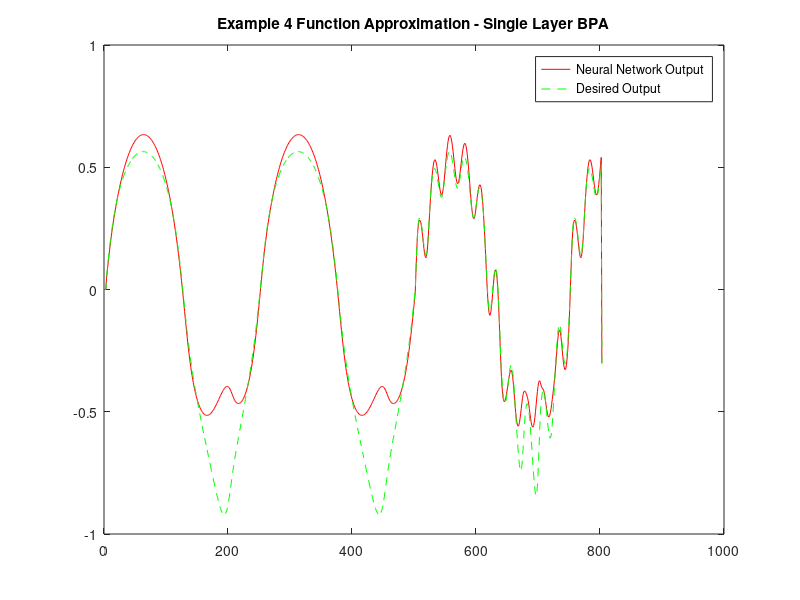

Here is the MATLAB script that generated this plot:
clc;
close all;
clear all;
a = 1; b = 1;
m0 = 5;
m1 = 20;
m2 = 1;
w1 = rand(m1,m0+1);%20 x 3
w2 = rand(m2,m1+1);%10 x 21
eta1 = 0.1;
yp = [0;0;0];
u = -1 + 2.*rand(50000,1);

for k=1:99998
    if k<50000
        p = [1;yp(end);yp(end-1);yp(end-2);u(k+1);u(k)];
        y = (yp(end)*yp(end-1)*yp(end-2)*u(k)*(yp(end-2) - 1) + u(k+1))/(1 + yp(end-2)^2 + yp(end-1)^2);
        
        %FORWARD PASS
        v1 = w1*p;%20 x 1 
        phi_v1 = a*tanh(b*v1); %20 x 1
        y1_k = [1 ; phi_v1];%21 x 1
        v2 = w2*y1_k; %10 x 1
        y2= v2 ;
        E = (yp(end)*yp(end-1)*yp(end-2)*u(k)*(yp(end-2) - 1) + u(k+1))/(1 + yp(end-2)^2 + yp(end-1)^2) - y2;
        phi_v2_diff = (1);
        phi_v1_diff = a*(1 - phi_v1.^2); % 20 x 1
   
        %BACKWARD PASS
    
        delta2 = E.*phi_v2_diff; % 1 x 1   
        delta_w2 = eta1.*delta2*(y1_k)'; % 1 x 11
        delta1 = (w2(:,2:length(w2))'*delta2).*(phi_v1_diff);
        delta_w1 = eta1.*delta1*(p)';
        
        %ERROR CALCULATION AND WEIGHT UPDATION
        
        
        w1 = w1 + delta_w1;
        w2 = w2 + delta_w2;
        
        yp = [yp;y];
end
end

yp = [0;0;0];
ym = [0;0;0];

for k = 1:800
    if(k<=500)
        u(k) = sin(2*pi*k/250);
    else
        u(k) = 0.8*sin(2*pi*k/250) + 0.2*sin(2*pi*k/25);
    end
end

for k = 1:800
        p = [1;yp(end);yp(end-1);yp(end-2);u(k+1);u(k)];
        y1 = (yp(end)*yp(end-1)*yp(end-2)*u(k)*(yp(end-2) - 1) + u(k+1))/(1 + yp(end-2)^2 + yp(end-1)^2);
        
        %FORWARD PASS
        v1 = w1*p;%20 x 1 
        phi_v1 = a*tanh(b*v1); %20 x 1
        y1_k = [1 ; phi_v1];%21 x 1
        v2 = w2*y1_k; %10 x 1
        %linear activation function
        y2 = (v2);
        yp = [yp;y1];
        ym = [ym;y2];

end

% ----------------------------------------------------------------------- %
%                           Plotting Graphs                               %
% ----------------------------------------------------------------------- %

K = 1:803;
figure;
plot(K,ym,'-r',K,yp,'--g')
legend('Neural Network Output', 'Desired Output');
title('Example 4 Function Approximation - Single Layer BPA');


%VAF Calculation
g=var(yp(3:end)-ym(3:end));
h=var(yp(3:end));
perf=(1-(g/h))*100;
disp(perf)
mse = sum((yp(3:end)-ym(3:end)).^2)/(length(yp(3:end)));
disp(mse);
